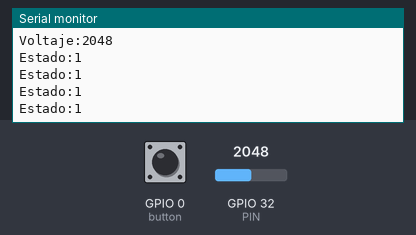
A sketch run on a simulated ESP32. Parts: the last lines printed to the serial monitor. The test bench sets the inputs (shaded band); at power-on: GPIO 32 (PIN) = 2048, GPIO 0 (button) HIGH.

Above: at 1.2 s.
1.3 s: GPIO 32 (PIN) set to 2866
At 2.07 s:
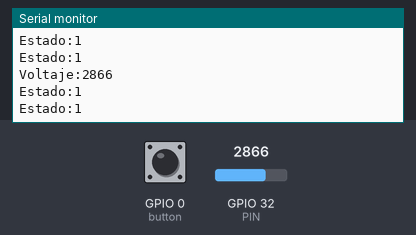
2.8 s: GPIO 0 (button) pulled LOW for 0.15 s
At 2.82 s:
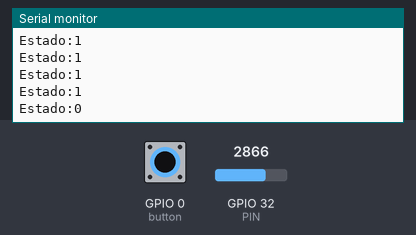
4.4 s: GPIO 32 (PIN) set to 3603
At 5.07 s:
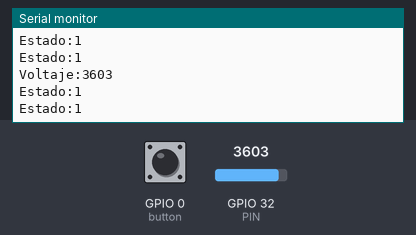
Timing chart, 0 to 7.4 s (numbered marks = the images above; inputs shaded):
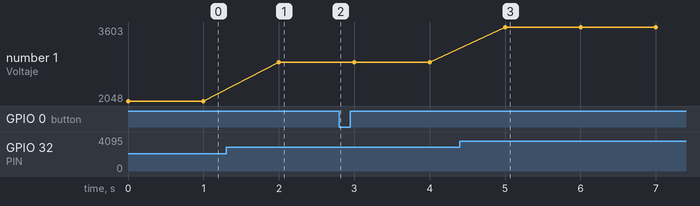

Measured:
- after the input at 1.3 s, the serial monitor: prints a new line after 0.70 s (image 1)
- after the input at 2.8 s, the serial monitor: prints a new line at once (image 2)
- after the input at 4.4 s, the serial monitor: prints a new line after 0.60 s (image 3)
- plotted number 1: 2048 → 2866 after the input at 1.3 s, 2866 → 3603 after the input at 4.4 s

The sketch:

DigitalState_and_AnalogRead_Print.ino
```cpp
#define PIN  32
#define button  0

void Task1code( void * parameter) {

  while(1){
    Serial.print("Voltaje:");
    Serial.println(analogRead(PIN));
    vTaskDelay(1000/portTICK_PERIOD_MS);
    }
  }

void Task2code( void * parameter) {
  while(1){
    Serial.print("Estado:");
    Serial.println(digitalRead(button));
    vTaskDelay(50/portTICK_PERIOD_MS);
    }
  }

void setup() {

  TaskHandle_t Task1,Task2;

  Serial.begin(115200);
  // Built in led pint as outpt
  pinMode(PIN,OUTPUT);
  pinMode(PIN,INPUT);


  xTaskCreatePinnedToCore(
      Task1code, /* Function to implement the task */
      "Task1", /* Name of the task */
      10000,  /* Stack size in words */
      NULL,  /* Task input parameter */
      10,  /* Priority of the task */
      &Task1,  /* Task handle. */
      1); /* Core where the task should run */

  xTaskCreatePinnedToCore(
      Task2code, /* Function to implement the task */
      "Task2", /* Name of the task */
      10000,  /* Stack size in words */
      NULL,  /* Task input parameter */
      10,  /* Priority of the task */
      &Task2,  /* Task handle. */
      0); /* Core where the task should run */
}

void loop() {
  // put your main code here, to run repeatedly:
 vTaskDelete(NULL);
}
```
